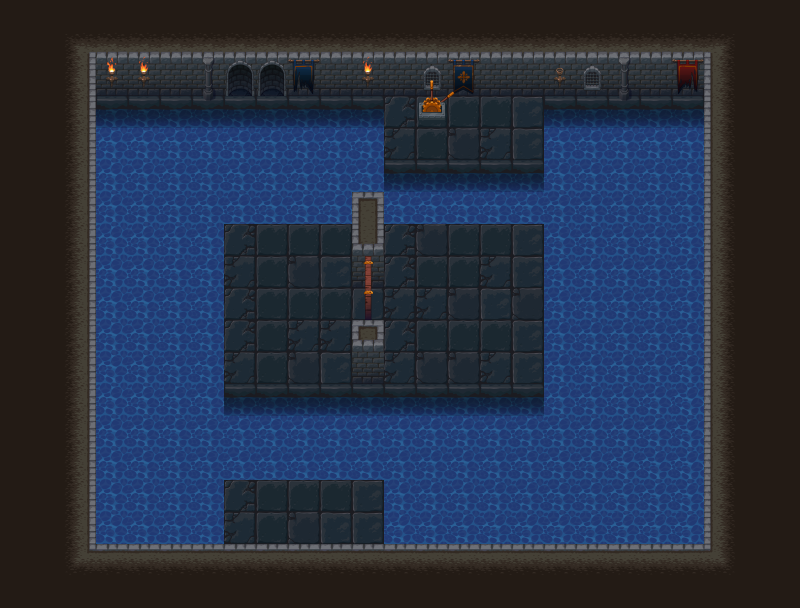

The image is a tile-based game level rendered from a .tmx file. Its description and source (layers, tilesets, objects; grid data summarised) follow:
An orthogonal 25x19 tile map with 32x32 px tiles, 6 tile layers (bg, wall bg, switchOff, switchOn, ...) and 18 objects (6x water, 4x collision, 2x lasso, 2x key, player, ...).

<map version="1.0" tiledversion="1.1.4" orientation="orthogonal" renderorder="right-down" width="25" height="19" tilewidth="32" tileheight="32" infinite="0" nextobjectid="24">
 <tileset firstgid="1" name="tiles" tilewidth="32" tileheight="32" tilecount="240" columns="10">
  <image source="tiles.png" width="320" height="768" />
 </tileset>
 <layer name="bg" width="25" height="19">
  <properties>
   <property name="bg" value="1" />
   <property name="tileset" value="tiles" />
  </properties>
  <data>[475 cells, 475 non-empty, 25 distinct tile ids]</data>
 </layer>
 <layer name="wall bg" width="25" height="19">
  <properties>
   <property name="bg" value="1" />
   <property name="tileset" value="tiles" />
  </properties>
  <data>[475 cells, 25 non-empty, 17 distinct tile ids]</data>
 </layer>
 <layer name="switchOff" width="25" height="19">
  <properties>
   <property name="switchoff" value="1" />
   <property name="tileset" value="tiles" />
  </properties>
  <data>[475 cells, 4 non-empty, 4 distinct tile ids]</data>
 </layer>
 <objectgroup name="item">
  <properties>
   <property name="item" value="1" />
  </properties>
  <object id="3" name="lasso" type="lasso" x="226.042" y="228.125" width="27.0833" height="26.0417">
   <properties>
    <property name="from" value="lasso" />
   </properties>
  </object>
  <object id="8" name="key1" type="key" x="298.222" y="503.435" width="21.5367" height="18.346">
   <properties>
    <property name="from" value="key1" />
   </properties>
  </object>
 </objectgroup>
 <objectgroup name="character">
  <object id="4" name="princess" type="player" x="255.755" y="326.853" width="10.9584" height="10.9584">
   <ellipse />
  </object>
 </objectgroup>
 <objectgroup name="itemChoose">
  <properties>
   <property name="itemchoose" value="1" />
  </properties>
  <object id="5" name="lasso" type="lasso" x="225.913" y="224.227" width="47.2056" height="52.2633" />
  <object id="9" name="key1" type="key" x="292.142" y="497.503" width="35.7846" height="28.2406" />
 </objectgroup>
 <objectgroup name="openSwitch">
  <object id="10" type="opensw" x="409.232" y="95.8448" width="46.4096" height="47.7101" />
 </objectgroup>
 <objectgroup name="water">
  <object id="11" type="water" x="96.0971" y="96.9401" width="285.762" height="118.915" />
  <object id="12" type="water" x="97.783" y="226.755" width="118.915" height="316.109" />
  <object id="13" type="water" x="217.07" y="398.248" width="484.271" height="79.7091" />
  <object id="14" type="water" x="386.074" y="483.014" width="316.109" height="59.85" />
  <object id="15" type="water" x="550.236" y="101.155" width="151.947" height="300.936" />
  <object id="16" type="water" x="383.231" y="171.55" width="167.633" height="44.4619" />
 </objectgroup>
 <layer name="switchOn" width="25" height="19">
  <properties>
   <property name="switchon" value="1" />
  </properties>
  <data>[475 cells, 2 non-empty, 2 distinct tile ids]</data>
 </layer>
 <layer name="doorClosed" width="25" height="19">
  <properties>
   <property name="doorClosed" value="1" />
  </properties>
  <data>[475 cells, 2 non-empty, 2 distinct tile ids]</data>
 </layer>
 <layer name="fg" width="25" height="19">
  <properties>
   <property name="fg" value="1" />
  </properties>
  <data>[475 cells, 1 non-empty, 1 distinct tile ids]</data>
 </layer>
 <objectgroup name="openDoor">
  <properties>
   <property name="opendoor" value="1" />
  </properties>
  <object id="2" name="1" x="340.833" y="274.667" width="22.2917" height="72.5" />
 </objectgroup>
 <objectgroup name="door">
  <properties>
   <property name="door" value="1" />
  </properties>
  <object id="1" name="1" type="door" x="362.359" y="273.753" width="16.097" height="73.5279">
   <properties>
    <property name="need" value="key1" />
   </properties>
  </object>
 </objectgroup>
 <objectgroup name="collision">
  <object id="20" type="collision" x="91" y="30" width="665" height="54" />
  <object id="21" type="collision" x="416.5" y="78" width="33" height="43" />
  <object id="22" type="collision" x="352" y="193" width="33" height="81" />
  <object id="23" type="collision" x="352" y="347" width="33" height="52" />
 </objectgroup>
</map>
